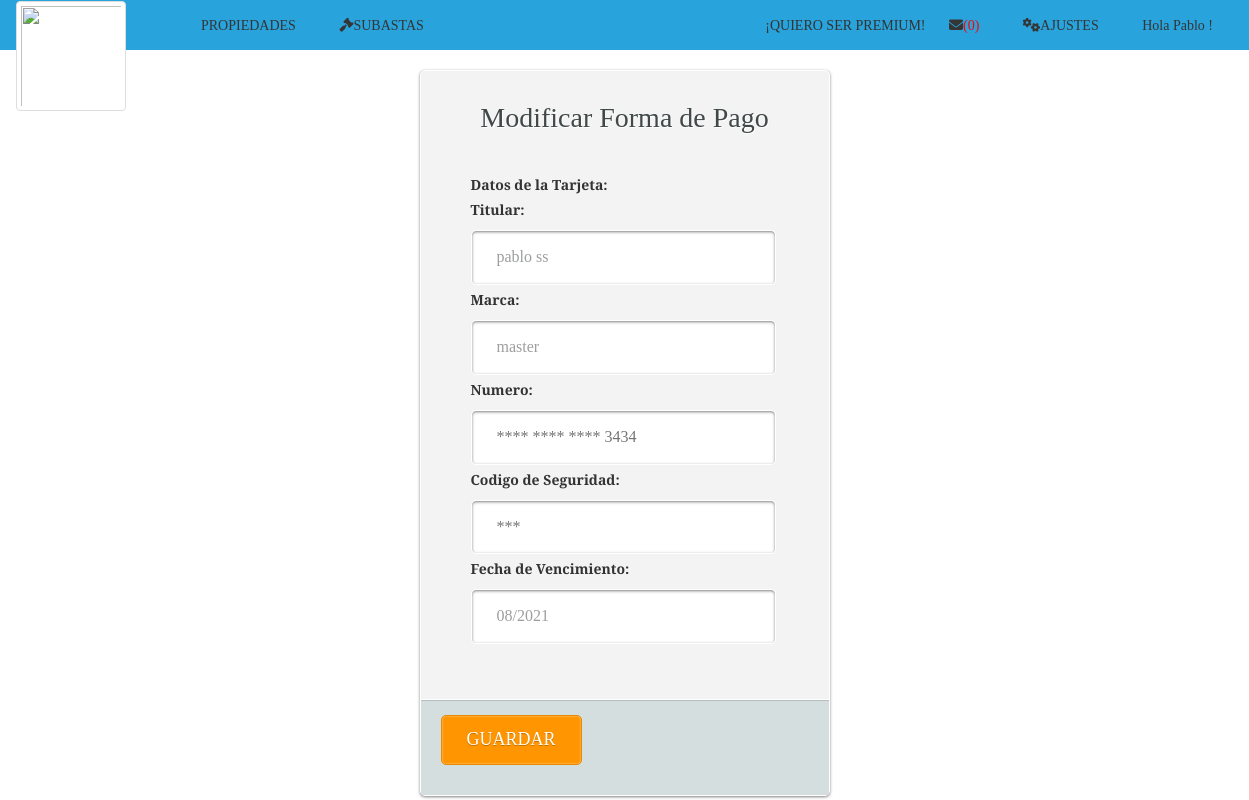
/modificarFormaDePago.php (signed in), run on the app's committed database.
### tables this page shows
CREATE TABLE `tarjeta` (
  `idTarjeta` int(11) NOT NULL,
  `idPersona` int(11) NOT NULL,
  `numero` bigint(16) NOT NULL,
  `marca` text NOT NULL,
  `vencimiento` text NOT NULL,
  `codigo` int(3) NOT NULL,
  `titular` text NOT NULL
);

### modificarFormaDePago.php (the view, shortened to what this page needs)
<html>
<head>
<?php
include("cabecera.php");
$link=conectar();
$id=($_SESSION['id']);
$var_consulta = "SELECT idTarjeta FROM persona WHERE IdPersona = '$id' ";
$var_resultado = mysqli_query($link, $var_consulta);
$row = mysqli_fetch_array($var_resultado);
$idT = $row['idTarjeta'];
$var_consulta = "SELECT * FROM tarjeta WHERE idTarjeta = '$idT' ";
$var_resultado = mysqli_query($link, $var_consulta);
$row = mysqli_fetch_array($var_resultado);
?>
	</head>
	<body>
		<div id="wrapper" style="margin-top: 0px">
			<form name="formulario" action="modificarFormaDePago2.php" method="POST" class="login-form" enctype="multipart/form-data" onsubmit="return validareg();">
				<div class="header">
					<h1> Modificar Forma de Pago</h1>
				</div>
				<div class="content">
					<label for="ubicacion">Datos de la Tarjeta: </label><br/>
					<label for="titular">Titular: </br></label>
					<input type="text" name="titular" class="input username" value='<?php echo "$row[titular]" ?>' required="required">
					<label for="marca">Marca: </br></label>
					<input type="text" name="marca" class="input username" value='<?php echo "$row[marca]" ?>' required="required">
					<label for="numero">Numero: </br></label>
					<?php  $ult4 = substr($row['numero'],12); ?>
					<input type="text" name="numero" class="input username" pattern="[0-9]{16}" title="Ingrese los 16 digitos de su tarjeta de credito" id="valNumero" placeholder='<?php echo "**** **** **** $ult4" ?>'required="required">
					<label for="codigo">Codigo de Seguridad: </br></label>
					<input type="text" name="codigo" class="input username" pattern="[0-9]{3}" title="Ingrese los 3 digitos del dorso de su tarjeta de credito" id="valCodigo" placeholder='<?php echo "***" ?>'required="required">
					<label for="vencimiento">Fecha de Vencimiento: </br></label>
					<input type="text" name="vencimiento" class="input username" pattern="[0-9*/]{7}" title="Ingrese la fecha de vencimiento con el formato mm/aaaa" id="valVencimiento" value='<?php echo "$row[vencimiento]" ?>'required="required">
			</div>
				<div class="footer">
					<input type="submit" name="login" value="GUARDAR" class="button" />
				</div>
			</form>
		</div>
	</body>
</html>

### css/estilos.css (style rules this page uses)
body { background-color:#ffffff ; font-family:'Bree Serif', serif; }
.login-form { width: 410px; margin: auto; position: relative; background: #f3f3f3; border: 1px solid #fff; border-radius: 5px; box-shadow: 0 1px 3px rgba(0,0,0,0.5); -moz-box-shadow: 0 1px 3px rgba(0,0,0,0.5); -webkit-box-shadow: 0 1px 3px rgba(0,0,0,0.5); }
#wrapper { width: 410px; height: 400px; margin: 70px auto; }
#wrapper h1 { text-align: center; }
.login-form .header { padding: 10px 30px 30px 30px; }
.login-form .header h1 { font-family: 'Bree Serif', serif; font-weight: 300; font-size: 28px; line-height:34px; color: #414848; text-shadow: 1px 1px 0 rgba(256,256,256,1.0); margin-bottom: 10px; }
.login-form .content { padding: 0 60px 50px 50px; width: 300; }
.login-form .content .input, #area { width: 305px; padding: 15px 25px; margin-top: 5px; margin-bottom: 5px; font-family:'Bree Serif', serif; font-weight: 400; font-size: 16px; color: #9d9e9e; text-shadow: 1px 1px 0 rgba(256,256,256,1.0); background: #fff; border: 1px solid #fff; border-radius: 5px; box-shadow: inset 0 1px 3px rgba(0,0,0,0.50); -moz-box-shadow: inset 0 1px 3px rgba(0,0,0,0.50); -webkit-box-shadow: inset 0 1px 3px rgba(0,0,0,0.50); }
.login-form .footer { padding: 15px 20px 30px 20px; overflow: auto; background: #d4dedf; border-top: 1px solid #fff; box-shadow: inset 0 1px 0 rgba(0,0,0,0.15); -moz-box-shadow: inset 0 1px 0 rgba(0,0,0,0.15); -webkit-box-shadow: inset 0 1px 0 rgba(0,0,0,0.15); }
.login-form .footer .button { padding: 11px 25px; font-family: 'Bree Serif', serif; font-weight: 300; font-size: 18px; color: #fff; text-shadow: 0px 1px 0 rgba(0,0,0,0.25); background: #FF9500; border: 1px solid #E88803; border-radius: 5px; cursor: pointer; box-shadow: inset 0 0 2px rgba(256,256,256,0.75); -moz-box-shadow: inset 0 0 2px rgba(256,256,256,0.75); -webkit-box-shadow: inset 0 0 2px rgba(256,256,256,0.75); }

### data on the page
tarjeta: titular "pablo ss", marca "master", numero "**** **** **** 3434", vencimiento "08/2021"

### other printed values
$numero "(0)"
$_SESSION[nombre] "Pablo"
